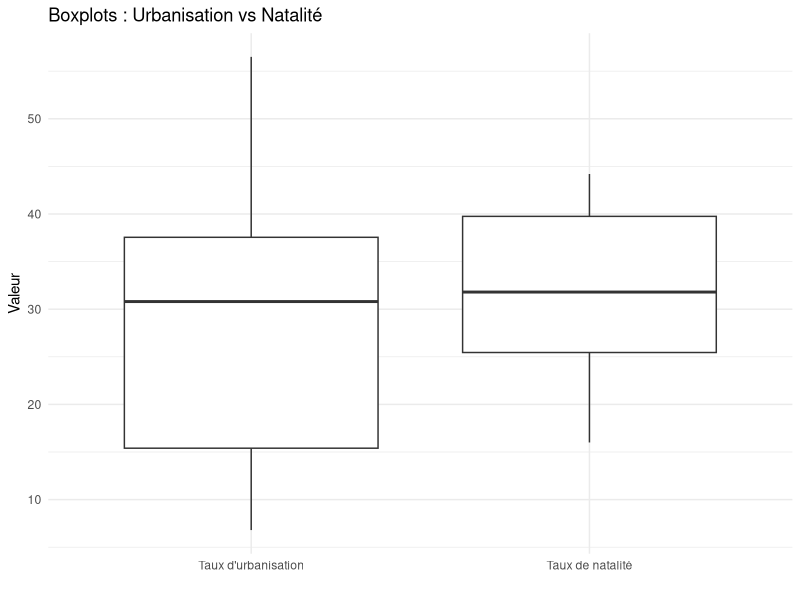
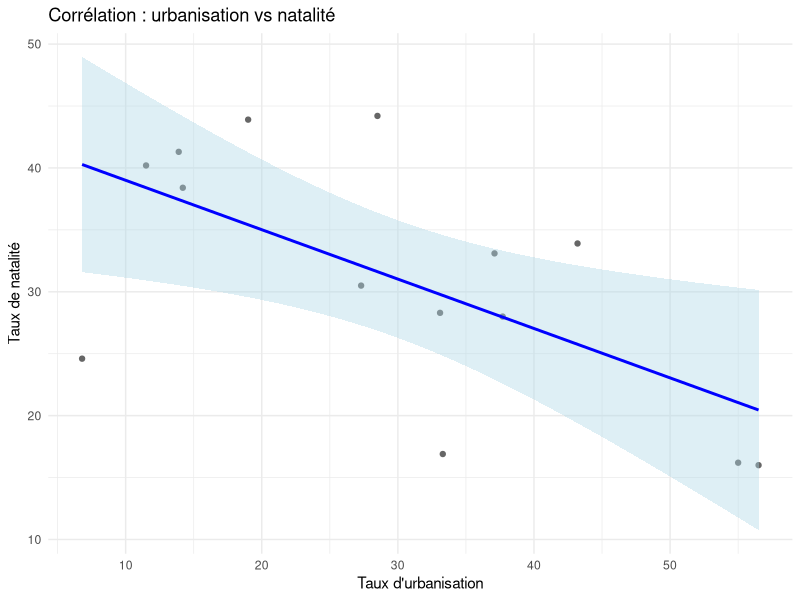
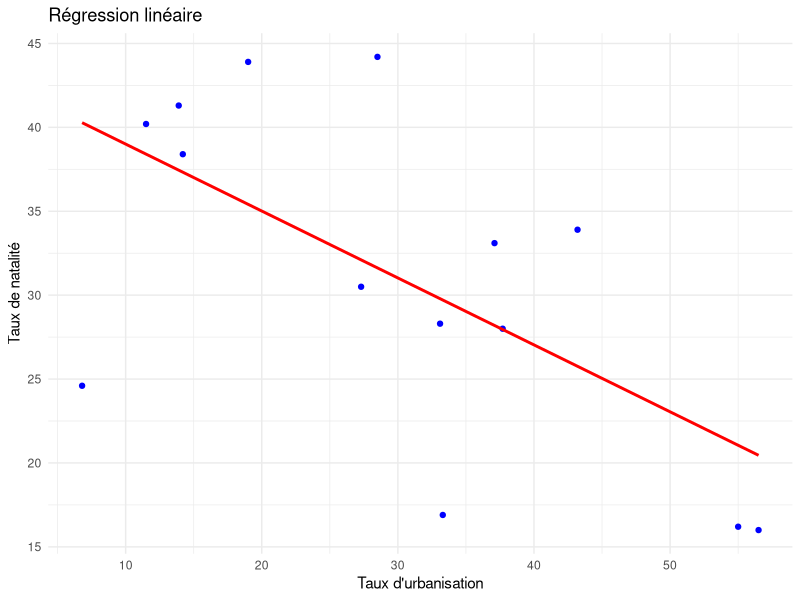
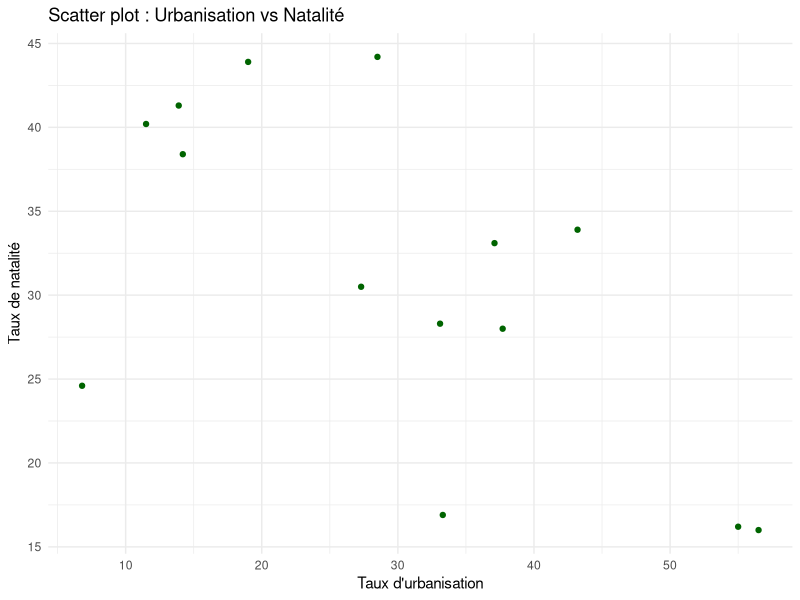

Generate these figures, in order, with R:
# Chargement des packages nécessaires
library(readxl)
library(ggplot2)
library(tidyr)

# Charger le dataset (assure-toi que don_mls.xlsx est dans le même dossier)
my_data <- read_excel("don_mls.xlsx")
as.data.frame(my_data)
# --------------------
# 1) Scatter plot simple
# --------------------
scatter_plot <- ggplot(my_data, aes(x = `Taux d'urbanisation`, y = `Taux de natalité`)) +
  geom_point(color = "darkgreen") +
  labs(title = "Scatter plot : Urbanisation vs Natalité",
       x = "Taux d'urbanisation",
       y = "Taux de natalité") +
  theme_minimal()

# --------------------
# 2) Régression linéaire
# --------------------
my_model <- lm(`Taux de natalité` ~ `Taux d'urbanisation`, data = my_data)

regression_plot <- ggplot(my_data, aes(x = `Taux d'urbanisation`, y = `Taux de natalité`)) +
  geom_point(color = "blue") +
  geom_smooth(method = "lm", se = FALSE, color = "red") +
  labs(title = "Régression linéaire",
       x = "Taux d'urbanisation",
       y = "Taux de natalité") +
  theme_minimal()

# --------------------
# 3) Corrélation (scatter + lm line)
# --------------------
correlation_plot <- ggplot(my_data,
                           aes(x = `Taux d'urbanisation`,
                               y = `Taux de natalité`)) +
  geom_point(color = "grey40") +
  geom_smooth(method = "lm", color = "blue", fill = "lightblue") +
  labs(title = "Corrélation : urbanisation vs natalité") +
  theme_minimal()

# --------------------
# 4) Boxplot (2 variables)
# --------------------
# boxplot_urban <- ggplot(my_data, aes(y = `Taux d'urbanisation`)) +
#   geom_boxplot(fill = "orange") +
#   labs(title = "Boxplot du taux d'urbanisation") +
#   theme_minimal()
# 
# boxplot_nat <- ggplot(my_data, aes(y = `Taux de natalité`)) +
#   geom_boxplot(fill = "purple") +
#   labs(title = "Boxplot du taux de natalité") +
#   theme_minimal()
# 
# 
# 
# boxplot_both <- ggplot(my_data, aes(x = c(`Taux d'urbanisation`,`Taux de natalité`))) +
#   geom_boxplot() +
#   labs(title = "Boxplots dans un seul graphique") +
#   theme_minimal()


box_data <- my_data |>
  pivot_longer(
    cols = c(`Taux d'urbanisation`, `Taux de natalité`),
    names_to = "variable",
    values_to = "value"
  )

boxplot_both <- ggplot(box_data, aes(x = variable, y = value)) +
  geom_boxplot() +
  labs(
    title = "Boxplots : Urbanisation vs Natalité",
    x = "",
    y = "Valeur"
  ) +
  theme_minimal()

